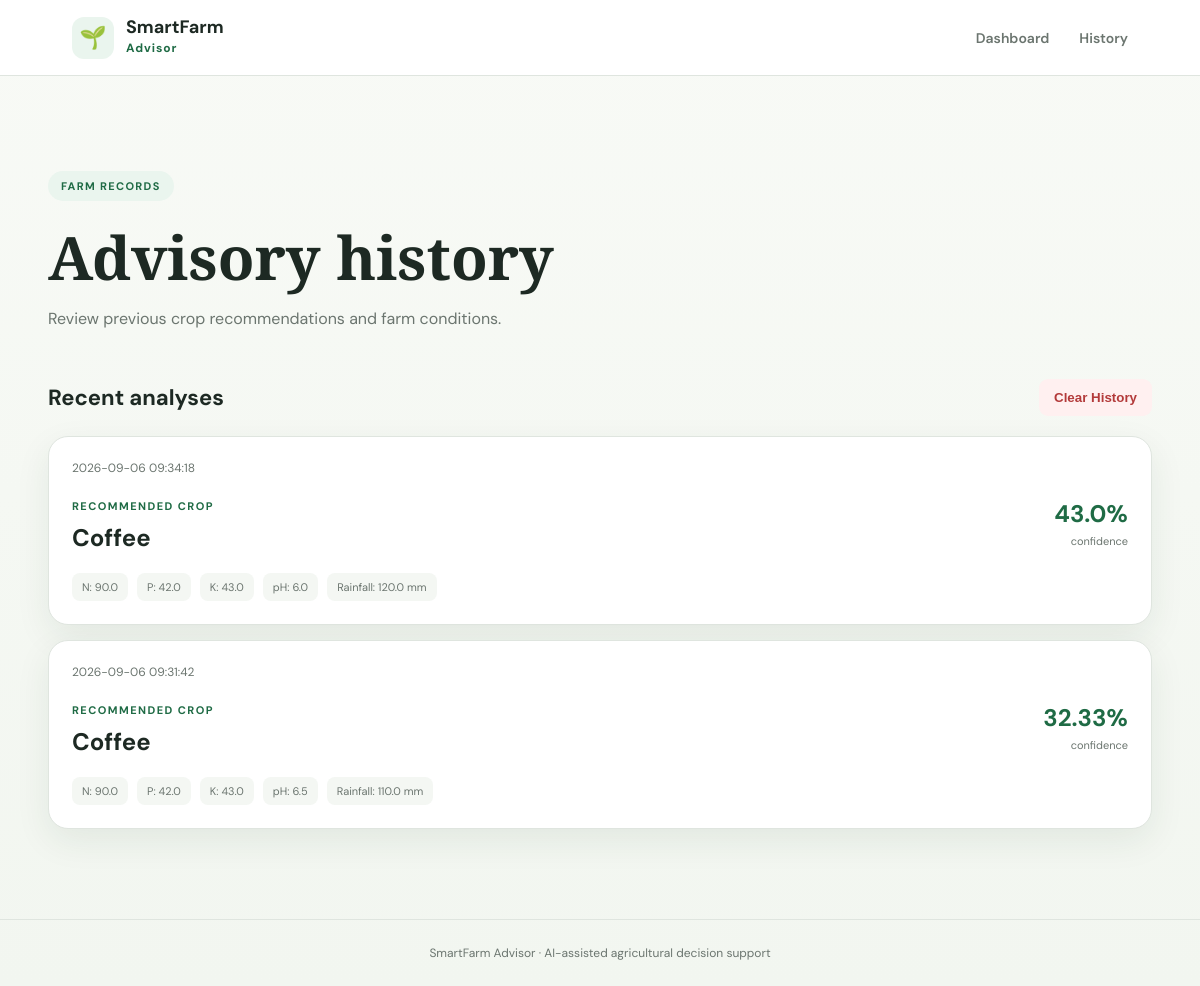
The app's page /history with its own data.
### tables this page shows
CREATE TABLE advisory_history (
            id INTEGER PRIMARY KEY AUTOINCREMENT,
            created_at TEXT NOT NULL,

            nitrogen REAL,
            phosphorus REAL,
            potassium REAL,

            temperature REAL,
            humidity REAL,
            ph REAL,
            rainfall REAL,

            recommended_crop TEXT,
            confidence REAL,

            irrigation TEXT,
            fertilizer TEXT,
            soil_advice TEXT,
            general_advice TEXT
        );

### app.py (the view)
@app.route("/history")
def history():
    connection = get_db()
    records = connection.execute("""
        SELECT *
        FROM advisory_history
        ORDER BY id DESC
        LIMIT 50
    """).fetchall()
    connection.close()
    return render_template(
        "history.html",
        records=records
    )

### app.py (called while the page is built)
def get_db():
    connection = sqlite3.connect(DATABASE_PATH)
    connection.row_factory = sqlite3.Row
    return connection

### templates/history.html (shortened to what this page needs)
<!DOCTYPE html>
<html lang="en">
<head>
    <link
        rel="stylesheet"
        href="{{ url_for('static', filename='css/style.css') }}"
    >
</head>
<body>
<header class="navbar">
    <div class="brand">
        <div class="brand-icon">
            🌱
        </div>
        <div>
            <h2>SmartFarm</h2>
            <span>Advisor</span>
        </div>
    </div>
    <nav>
        <a href="{{ url_for('home') }}">
            Dashboard
        </a>
        <a href="{{ url_for('history') }}">
            History
        </a>
    </nav>
</header>
<main class="container">
    <section class="result-hero">
        <span class="badge">
            FARM RECORDS
        </span>
        <h1>
            Advisory history
        </h1>
        <p>
            Review previous crop recommendations and farm conditions.
        </p>
    </section>
    {% if records %}
    <div class="history-header">
        <h2>
            Recent analyses
        </h2>
        <form
            method="POST"
            action="{{ url_for('delete_history') }}"
            onsubmit="return confirm('Delete all advisory history?')"
        >
            <button
                type="submit"
                class="danger-button"
            >
                Clear History
            </button>
        </form>
    </div>
    <div class="history-list">
        {% for record in records %}
        <div class="history-card">
            <div class="history-date">
                <span>
                    {{ record.created_at }}
                </span>
            </div>
            <div class="history-main">
                <div>
                    <span class="section-label">
                        RECOMMENDED CROP
                    </span>
                    <h3>
                        {{ record.recommended_crop }}
                    </h3>
                </div>
                <div class="history-confidence">
                    <strong>
                        {{ record.confidence }}%
                    </strong>
                    <span>
                        confidence
                    </span>
                </div>
            </div>
            <div class="history-metrics">
                <span>
                    N: {{ record.nitrogen }}
                </span>
                <span>
                    P: {{ record.phosphorus }}
                </span>
                <span>
                    K: {{ record.potassium }}
                </span>
                <span>
                    pH: {{ record.ph }}
                </span>
                <span>
                    Rainfall: {{ record.rainfall }} mm
                </span>
            </div>
        </div>
        {% endfor %}
    </div>
    {% endif %}
</main>
<footer>
    <p>
        SmartFarm Advisor · AI-assisted agricultural decision support
    </p>
</footer>
</body>
</html>

### static/css/style.css (style rules this page uses)
:root { --green: #1f6b45; --green-dark: #154c32; --green-light: #eaf5ee; --cream: #f7f8f3; --white: #ffffff; --text: #1d2923; --muted: #6b756f; --border: #dfe5df; --danger: #b33a3a; --shadow: 0 12px 35px rgba(30, 60, 40, 0.08); }
* { box-sizing: border-box; margin: 0; padding: 0; }
body { font-family: "DM Sans", sans-serif; background: linear-gradient( 180deg, #f8faf6 0%, #f2f6f0 100% ); color: var(--text); min-height: 100vh; }
a { color: inherit; text-decoration: none; }
.navbar { height: 76px; background: rgba(255,255,255,.94); border-bottom: 1px solid var(--border); display: flex; align-items: center; justify-content: space-between; padding: 0 6%; position: sticky; top: 0; z-index: 20; backdrop-filter: blur(12px); }
.brand { display: flex; align-items: center; gap: 12px; }
.brand-icon { width: 42px; height: 42px; display: grid; place-items: center; border-radius: 12px; background: var(--green-light); font-size: 22px; }
.brand h2 { font-size: 18px; line-height: 1; }
.brand span { font-size: 12px; color: var(--green); font-weight: 700; letter-spacing: .08em; }
nav { display: flex; gap: 30px; font-size: 14px; font-weight: 600; color: var(--muted); }
.container { width: min(1280px, 92%); margin: auto; padding: 55px 0 90px; }
.badge { display: inline-block; padding: 8px 13px; border-radius: 30px; background: var(--green-light); color: var(--green); font-size: 11px; font-weight: 700; letter-spacing: .12em; }
.section-label { color: var(--green); font-size: 11px; font-weight: 700; letter-spacing: .13em; }
.result-hero { padding: 40px 0 50px; }
.result-hero h1 { margin-top: 15px; font-family: "Playfair Display", serif; font-size: clamp(42px,5vw,62px); }
.result-hero p { color: var(--muted); margin-top: 10px; }
.history-header { display: flex; justify-content: space-between; align-items: center; margin-bottom: 20px; }
.history-header h2 { font-size: 22px; }
.danger-button { border: none; background: #fff0f0; color: var(--danger); padding: 11px 15px; border-radius: 9px; cursor: pointer; font-weight: 600; }
.history-list { display: flex; flex-direction: column; gap: 15px; }
.history-card { background: white; border: 1px solid var(--border); border-radius: 20px; padding: 23px; box-shadow: var(--shadow); }
.history-date { color: var(--muted); font-size: 12px; margin-bottom: 18px; }
.history-main { display: flex; justify-content: space-between; align-items: center; }
.history-main h3 { margin-top: 7px; font-size: 24px; }
.history-confidence { text-align: right; }
.history-confidence strong { display: block; color: var(--green); font-size: 24px; }
.history-confidence span { color: var(--muted); font-size: 11px; }
.history-metrics { display: flex; flex-wrap: wrap; gap: 9px; margin-top: 20px; }
.history-metrics span { background: #f4f7f3; padding: 7px 10px; border-radius: 8px; font-size: 11px; color: var(--muted); }
footer { text-align: center; padding: 25px; color: var(--muted); border-top: 1px solid var(--border); font-size: 12px; }

### records on screen
advisory_history: created_at "2026-09-06 09:34:18", recommended_crop "Coffee", confidence "43.0", nitrogen "90.0", phosphorus "42.0", potassium "43.0", ph "6.0", rainfall "120.0"
advisory_history: created_at "2026-09-06 09:31:42", recommended_crop "Coffee", confidence "32.33", nitrogen "90.0", phosphorus "42.0", potassium "43.0", ph "6.5", rainfall "110.0"
